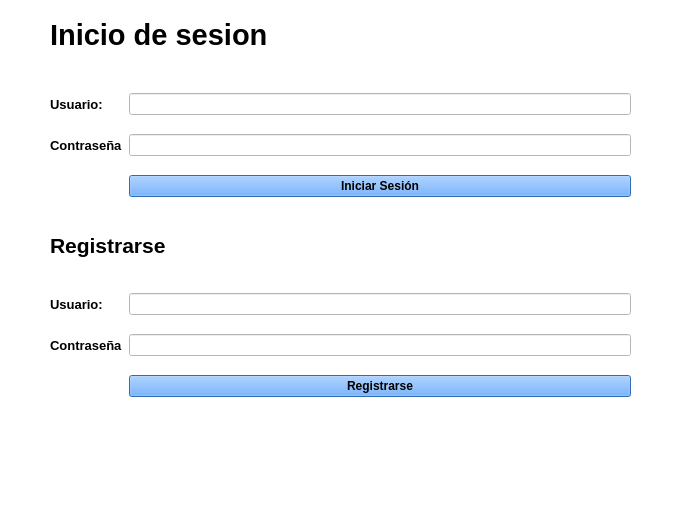
<?xml version="1.0" encoding="UTF-8"?>
<ui version="4.0">
 <class>Identificador</class>
 <widget class="QMainWindow" name="Identificador">
  <property name="geometry">
   <rect>
    <x>0</x>
    <y>0</y>
    <width>679</width>
    <height>518</height>
   </rect>
  </property>
  <property name="windowTitle">
   <string>MainWindow</string>
  </property>
  <property name="styleSheet">
   <string notr="true">background-color: rgb(255, 255, 255);</string>
  </property>
  <widget class="QWidget" name="centralwidget">
   <widget class="QWidget" name="gridLayoutWidget">
    <property name="geometry">
     <rect>
      <x>50</x>
      <y>80</y>
      <width>581</width>
      <height>131</height>
     </rect>
    </property>
    <layout class="QGridLayout" name="gridLayout">
     <item row="1" column="1">
      <widget class="QLineEdit" name="txt_inicio_contra"/>
     </item>
     <item row="1" column="0">
      <widget class="QLabel" name="label_2">
       <property name="font">
        <font>
         <pointsize>10</pointsize>
         <weight>75</weight>
         <bold>true</bold>
        </font>
       </property>
       <property name="text">
        <string>Contraseña</string>
       </property>
      </widget>
     </item>
     <item row="0" column="1">
      <widget class="QLineEdit" name="txt_inicio_usuario">
       <property name="styleSheet">
        <string notr="true"/>
       </property>
      </widget>
     </item>
     <item row="0" column="0">
      <widget class="QLabel" name="label">
       <property name="font">
        <font>
         <pointsize>10</pointsize>
         <weight>75</weight>
         <bold>true</bold>
        </font>
       </property>
       <property name="text">
        <string>Usuario:</string>
       </property>
      </widget>
     </item>
     <item row="2" column="1">
      <widget class="QPushButton" name="B_inicio_sesion">
       <property name="font">
        <font>
         <weight>75</weight>
         <bold>true</bold>
        </font>
       </property>
       <property name="styleSheet">
        <string notr="true">background-color: rgb(69, 150, 255);</string>
       </property>
       <property name="text">
        <string>Iniciar Sesión</string>
       </property>
      </widget>
     </item>
    </layout>
   </widget>
   <widget class="QWidget" name="gridLayoutWidget_2">
    <property name="geometry">
     <rect>
      <x>50</x>
      <y>280</y>
      <width>581</width>
      <height>131</height>
     </rect>
    </property>
    <property name="toolTip">
     <string>&lt;html&gt;&lt;head/&gt;&lt;body&gt;&lt;p&gt;&lt;span style=&quot; font-size:16pt; font-weight:600;&quot;&gt;Registrarse&lt;/span&gt;&lt;/p&gt;&lt;/body&gt;&lt;/html&gt;</string>
    </property>
    <property name="whatsThis">
     <string>&lt;html&gt;&lt;head/&gt;&lt;body&gt;&lt;p&gt;&lt;span style=&quot; font-size:16pt; font-weight:600;&quot;&gt;Registrarse&lt;/span&gt;&lt;/p&gt;&lt;/body&gt;&lt;/html&gt;</string>
    </property>
    <layout class="QGridLayout" name="gridLayout_2">
     <item row="1" column="0">
      <widget class="QLabel" name="label_3">
       <property name="font">
        <font>
         <pointsize>10</pointsize>
         <weight>75</weight>
         <bold>true</bold>
        </font>
       </property>
       <property name="text">
        <string>Usuario:</string>
       </property>
      </widget>
     </item>
     <item row="4" column="0">
      <widget class="QLabel" name="label_4">
       <property name="font">
        <font>
         <pointsize>10</pointsize>
         <weight>75</weight>
         <bold>true</bold>
        </font>
       </property>
       <property name="text">
        <string>Contraseña</string>
       </property>
      </widget>
     </item>
     <item row="1" column="1">
      <widget class="QLineEdit" name="txt_registro_usuario"/>
     </item>
     <item row="4" column="1">
      <widget class="QLineEdit" name="txt_registro_contra"/>
     </item>
     <item row="5" column="1">
      <widget class="QPushButton" name="B_registro">
       <property name="font">
        <font>
         <weight>75</weight>
         <bold>true</bold>
        </font>
       </property>
       <property name="styleSheet">
        <string notr="true">background-color: rgb(69, 150, 255);</string>
       </property>
       <property name="text">
        <string>Registrarse</string>
       </property>
      </widget>
     </item>
    </layout>
   </widget>
   <widget class="QLabel" name="label_5">
    <property name="geometry">
     <rect>
      <x>50</x>
      <y>10</y>
      <width>581</width>
      <height>51</height>
     </rect>
    </property>
    <property name="styleSheet">
     <string notr="true"/>
    </property>
    <property name="text">
     <string>&lt;html&gt;&lt;head/&gt;&lt;body&gt;&lt;p&gt;&lt;span style=&quot; font-size:22pt; font-weight:600;&quot;&gt;Inicio de sesion&lt;/span&gt;&lt;/p&gt;&lt;/body&gt;&lt;/html&gt;</string>
    </property>
   </widget>
   <widget class="QLabel" name="label_6">
    <property name="geometry">
     <rect>
      <x>50</x>
      <y>230</y>
      <width>581</width>
      <height>31</height>
     </rect>
    </property>
    <property name="text">
     <string>&lt;html&gt;&lt;head/&gt;&lt;body&gt;&lt;p&gt;&lt;span style=&quot; font-size:16pt; font-weight:600;&quot;&gt;Registrarse&lt;/span&gt;&lt;/p&gt;&lt;/body&gt;&lt;/html&gt;</string>
    </property>
   </widget>
  </widget>
  <widget class="QMenuBar" name="menubar">
   <property name="geometry">
    <rect>
     <x>0</x>
     <y>0</y>
     <width>679</width>
     <height>26</height>
    </rect>
   </property>
  </widget>
  <widget class="QStatusBar" name="statusbar"/>
 </widget>
 <resources/>
 <connections/>
</ui>
